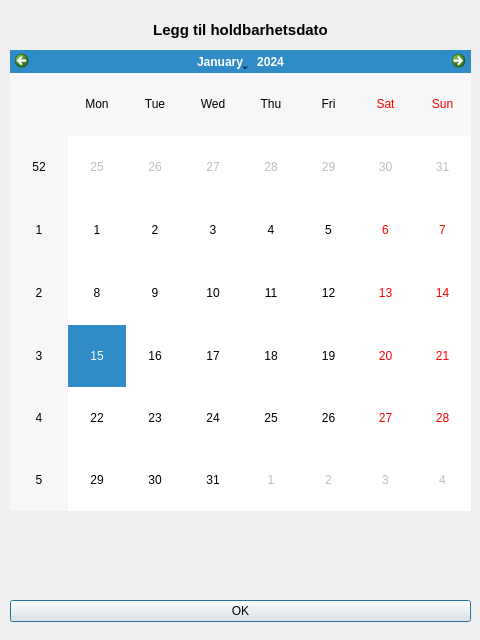
<?xml version="1.0" encoding="UTF-8"?>
<ui version="4.0">
 <class>CalendarWidget</class>
 <widget class="QDialog" name="CalendarWidget">
  <property name="geometry">
   <rect>
    <x>0</x>
    <y>0</y>
    <width>480</width>
    <height>640</height>
   </rect>
  </property>
  <property name="windowTitle">
   <string>Kalender</string>
  </property>
  <property name="windowIcon">
   <iconset>
    <normaloff>../icons/calendar.png</normaloff>../icons/calendar.png</iconset>
  </property>
  <widget class="QDialogButtonBox" name="buttonBox">
   <property name="geometry">
    <rect>
     <x>10</x>
     <y>600</y>
     <width>461</width>
     <height>32</height>
    </rect>
   </property>
   <property name="orientation">
    <enum>Qt::Vertical</enum>
   </property>
   <property name="standardButtons">
    <set>QDialogButtonBox::Ok</set>
   </property>
  </widget>
  <widget class="QCalendarWidget" name="calendarWidget">
   <property name="geometry">
    <rect>
     <x>10</x>
     <y>50</y>
     <width>461</width>
     <height>461</height>
    </rect>
   </property>
  </widget>
  <widget class="QLabel" name="label">
   <property name="geometry">
    <rect>
     <x>10</x>
     <y>20</y>
     <width>461</width>
     <height>20</height>
    </rect>
   </property>
   <property name="font">
    <font>
     <pointsize>11</pointsize>
     <weight>75</weight>
     <bold>true</bold>
    </font>
   </property>
   <property name="text">
    <string>Legg til holdbarhetsdato</string>
   </property>
   <property name="alignment">
    <set>Qt::AlignCenter</set>
   </property>
  </widget>
 </widget>
 <resources/>
 <connections>
  <connection>
   <sender>buttonBox</sender>
   <signal>accepted()</signal>
   <receiver>CalendarWidget</receiver>
   <slot>accept()</slot>
   <hints>
    <hint type="sourcelabel">
     <x>248</x>
     <y>254</y>
    </hint>
    <hint type="destinationlabel">
     <x>157</x>
     <y>274</y>
    </hint>
   </hints>
  </connection>
  <connection>
   <sender>buttonBox</sender>
   <signal>rejected()</signal>
   <receiver>CalendarWidget</receiver>
   <slot>reject()</slot>
   <hints>
    <hint type="sourcelabel">
     <x>316</x>
     <y>260</y>
    </hint>
    <hint type="destinationlabel">
     <x>286</x>
     <y>274</y>
    </hint>
   </hints>
  </connection>
 </connections>
</ui>
